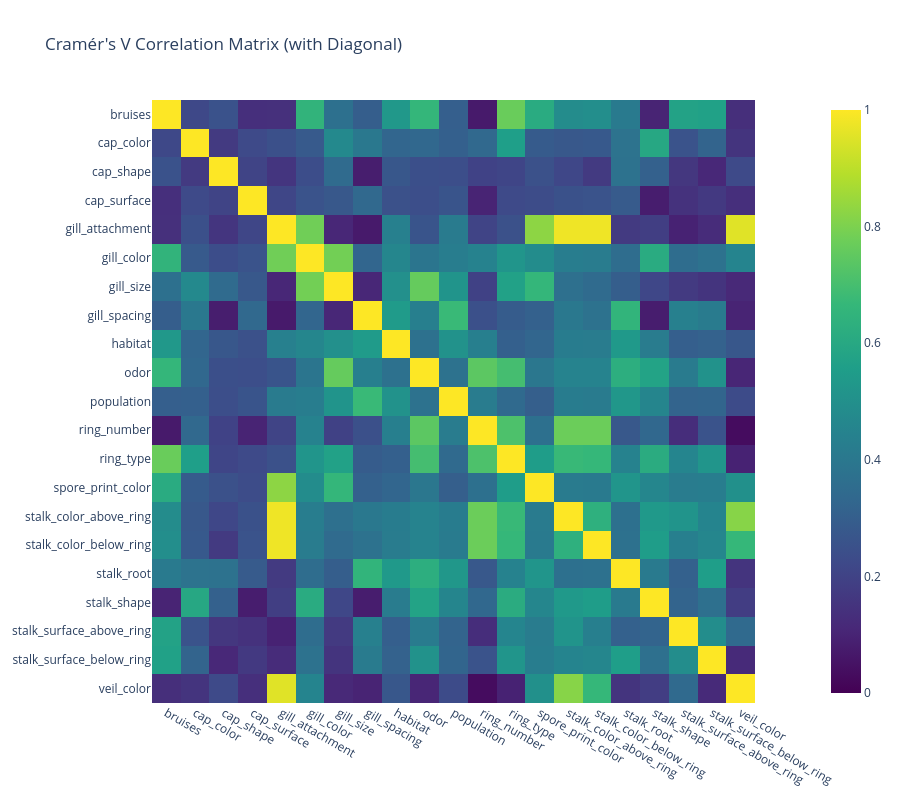

Here is the notebook cell this chart was saved with:
### Code cell
## Heatmap Visualization of Cramér's V Correlation Matrix

# 1. List of all features involved
all_features = [col for col in df.columns if col != 'class']

# 2. Create the diagonal data (self-correlation = 1)
diag_data = pl.DataFrame({
    "feature_1": all_features,
    "feature_2": all_features,
    "cramers_v": [1.0] * len(all_features)
})

# 3. Create the mirrored data (feature_2, feature_1)
mirror_data = corr_matrix_df.select([
    pl.col("feature_2").alias("feature_1"),
    pl.col("feature_1").alias("feature_2"),
    pl.col("cramers_v")
])

# 4. Combine original, mirrored, and diagonal data
full_matrix_df = pl.concat([
    corr_matrix_df.select(["feature_1", "feature_2", "cramers_v"]),
    mirror_data,
    diag_data
]).unique(subset=["feature_1", "feature_2"]) # Avoid duplicates if the diagonal already exists

# 5. Pivot to create the matrix structure
heatmap_pivot = (
    full_matrix_df.pivot(index="feature_1", on="feature_2", values="cramers_v")
    .fill_null(0) # Pairs not calculated or removed due to statistical errors become 0
    .sort("feature_1") # Sort rows alphabetically
)

# Also reorder columns to have a perfectly symmetric matrix
col_order = ["feature_1"] + sorted(all_features)
heatmap_pivot = heatmap_pivot.select(col_order)

# 6. Plot
z_data = heatmap_pivot.drop("feature_1").to_numpy()
labels = heatmap_pivot["feature_1"].to_list()

fig = px.imshow(
    z_data,
    x=labels,
    y=labels,
    color_continuous_scale="Viridis",
    zmin=0, zmax=1, # Fix the scale from 0 to 1
    title="Cramér's V Correlation Matrix (with Diagonal)"
)
fig.update_layout(width=900, height=800)
fig.show()

### Figure 1 — Plotly figure (JSON) as saved in the notebook; plotly's stock layout.template omitted (floating-point values rounded to 4 significant figures; data arrays with more than 128 entries replaced by an {"elided": "..."} marker saying what was removed)
{"data": [{"coloraxis": "coloraxis", "hovertemplate": "x: %{x}<br>y: %{y}<br>color: %{z}<extra></extra>", "name": "0", "type": "heatmap", "x": ["bruises", "cap_color", "cap_shape", "cap_surface", "gill_attachment", "gill_color", "gill_size", "gill_spacing", "habitat", "odor", "population", "ring_number", "ring_type", "spore_print_color", "stalk_color_above_ring", "stalk_color_below_ring", "stalk_root", "stalk_shape", "stalk_surface_above_ring", "stalk_surface_below_ring", "veil_color"], "xaxis": "x", "y": ["bruises", "cap_color", "cap_shape", "cap_surface", "gill_attachment", "gill_color", "gill_size", "gill_spacing", "habitat", "odor", "population", "ring_number", "ring_type", "spore_print_color", "stalk_color_above_ring", "stalk_color_below_ring", "stalk_root", "stalk_shape", "stalk_surface_above_ring", "stalk_surface_below_ring", "veil_color"], "yaxis": "y", "z": {"elided": "21x21 float values"}}], "layout": {"coloraxis": {"cmax": 1, "cmin": 0, "colorscale": [[0, "#440154"], [0.1111, "#482878"], [0.2222, "#3e4989"], [0.3333, "#31688e"], [0.4444, "#26828e"], [0.5556, "#1f9e89"], [0.6667, "#35b779"], [0.7778, "#6ece58"], [0.8889, "#b5de2b"], [1, "#fde725"]]}, "height": 800, "title": {"text": "Cramér's V Correlation Matrix (with Diagonal)"}, "width": 900, "xaxis": {"anchor": "y", "constrain": "domain", "domain": [0, 1], "scaleanchor": "y"}, "yaxis": {"anchor": "x", "autorange": "reversed", "constrain": "domain", "domain": [0, 1]}}}
